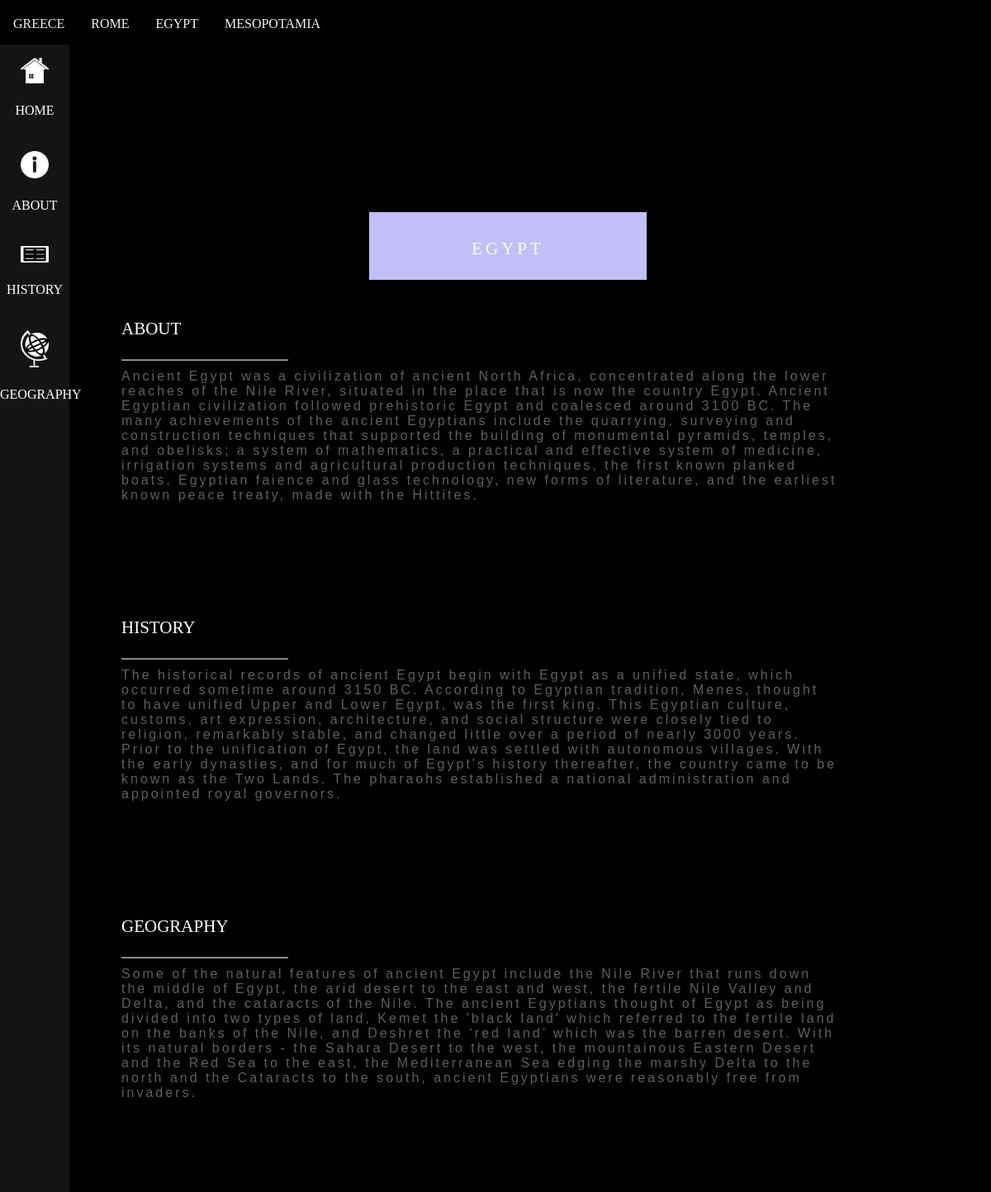
/country/11, run on the app's committed database.
### tables this page shows
CREATE TABLE Country (id INTEGER PRIMARY KEY AUTOINCREMENT NOT NULL, name TEXT NOT NULL, description TEXT NOT NULL, history TEXT, geography TEXT, ethnicityid INTEGER REFERENCES Ethnicity (id), photo STRING);

### main.py (the view)
@app.route('/country/<int:id>')
def country(id):
    con = sql.connect("./historical_architecture.db")
    cur = con.cursor()
    cur.execute("SELECT * FROM Country;")
    rows = cur.fetchall();
    items = (rows[id-1])
    cur.execute("SELECT ethnicityid, id, name FROM Country ORDER BY ethnicityid;")
    row2s = cur.fetchall();
    id = []
    t = None
    for i in row2s:
        if i[0] == t:
            id[-1].append(i)
        else:
            t = i[0]
            id.append([i])
    cur.execute("SELECT building.photo, building.id, building.name FROM country JOIN building ON country.id = building.countryid ORDER BY country.id")
    row3s = cur.fetchall();
    builds = []
    for i in row3s:
        if i[0] == t:
            builds[-1].append(i)
        else:
            t = i[0]
            builds.append([i])
    return render_template('country.html', title = "Country Tab", item = items, id1 = id[0], id2 = id[1], id3 = id[2], id4 = id[3], id5 = id[4], build = builds)

### templates/country.html (shortened to what this page needs)
{% extends 'layout.html' %}
{% block content %}
<div class ='country-side-bar' >
    <a href='\' class= 'country-side'>
        <img src='\static\icon\home.png' alt='home_icon' class='icon'>
        HOME
    </a>
    <a href='#about' class= 'country-side'>
        <img src='\static\icon\about.png' alt='about_icon' class='icon'>
        ABOUT
    </a>
    <a href='#history' class= 'country-side'>
        <img src='\static\icon\history.png' alt='history_icon' class='icon'>
        HISTORY
    </a>
    <a href='#geography' class= 'country-side'>
        <img src='\static\icon\geography.png' alt='geography_icon' class='icon'>
        GEOGRAPHY
    </a>
</div>
<embed class= 'top-picture' src= "{{item[6]}}">
<div class='align-top'>
    <div class='title'>
        {{item[1]}}
    </div>
</div>
<div class='country-body'>
    <br id = 'about'>
    <br>
    <div class='body-title'>
        about
    </div>
    <hr style='width:200px' class ='line' >
    <div class='country-text'>
        {{item[2]}}
    </div>
    <br id = 'history'>
    <br>
    <div class='body-title'>
        history
    </div>
    <hr style='width:200px' class ='line'>
    <div class='country-text'>
        {{item[3]}}
    </div>
    <br id='geography'>
    <br>
    <div class='body-title'>
        geography
    </div>
    <hr style='width:200px' class ='line'>
    <div class='country-text'>
        {{item[4]}}
    </div>
</div>
<div class= 'parent-link-building'>
</div>
{% endblock %}

### templates/nav.html (shortened to what this page needs)
{% if request.path == '/country/1' or request.path == '/country/2' or request.path == '/country/11' or request.path == '/country/12' %}
<div class='topnav'>
    {% for item in id1 %}
    <a href="/country/{{item[1]}}" class='button_country'>{{item[2]}}</a>
    {% endfor %}
</div>
{% endif %}

### static/css/style.css (style rules this page uses)
.topnav { background-color: black; overflow:hidden; position: fixed; width: 100%; z-index: 50; }
body { margin:0; background-color: black; }
.title { padding:24px 48px; color:#fff; background-color:#C3BEF7; font-size:30px; letter-spacing:4px; border-style: solid; border-color: black; font-variant-caps: all-petite-caps; width: 100%; text-align: center; }
.body-title { color: white; padding-top:15px; padding-bottom: 15px; font-size: 30px; font-variant-caps: all-petite-caps; }
.top-picture { width: 100%; object-fit: cover; height: 30vh; object-position: 0% 40%; }
.align-top { position: absolute; top:18%; left:47%; transform:translate(-50%,-50%); width: 20vw; align-items: center; }
.country-side-bar { width:7%; background-color:rgb(20, 20, 20); margin:0; position: fixed; height: 100%; margin-top: 5vh; }
.country-side { width: 100%; height: auto; float: left; text-align: center; padding-top: 10px; padding-bottom: 10px; color:white; text-decoration: none; }
.icon { width: 40%; padding:20px; }
.country-body { margin-left: 10%; border-style: solid; background-color: black; margin-right: 15vw; padding-top: 10vh; background-attachment: fixed; padding-left: 2vw; }
.line { float: left; opacity: 70%; }
.country-text { font-family: Verdana, Geneva, Tahoma, sans-serif; padding-top:20px; padding-bottom: 20px; color: silver; text-align: left; opacity: 50%; padding-bottom: 10vh; letter-spacing: 3px; }
.button_country { float: left; color: #f2f2f2; text-align: center; padding: 14px 16px; text-decoration: none; font-size: 23px; font-variant-caps: all-petite-caps; }
.parent-link-building { display:flex; margin-left :10%; height: 20vw; }

### data on the page
Country: name "greece"
Country: name "rome"
Country: name "egypt", description "Ancient Egypt was a civilization of ancient North Africa, concentrated along the lower reaches of the Nile River, situated in the place that is now the country Egypt. Ancient Egyptian civilization followed prehistoric Egypt and coalesced around 3100 BC. The many achievements of the ancient Egyptians include the quarrying, surveying and construction techniques that supported the building of monumental pyramids, temples, and obelisks; a system of mathematics, a practical and effective system of medicine, irrigation systems and agricultural production techniques, the first known planked boats, Egyptian faience and glass technology, new forms of literature, and the earliest known peace treaty,…", history "The historical records of ancient Egypt begin with Egypt as a unified state, which occurred sometime around 3150 BC. According to Egyptian tradition, Menes, thought to have unified Upper and Lower Egypt, was the first king. This Egyptian culture, customs, art expression, architecture, and social structure were closely tied to religion, remarkably stable, and changed little over a period of nearly 3000 years. Prior to the unification of Egypt, the land was settled with autonomous villages. With the early dynasties, and for much of Egypt's history thereafter, the country came to be known as the Two Lands. The pharaohs established a national administration and appointed royal governors.", geography "Some of the natural features of ancient Egypt include the Nile River that runs down the middle of Egypt, the arid desert to the east and west, the fertile Nile Valley and Delta, and the cataracts of the Nile. The ancient Egyptians thought of Egypt as being divided into two types of land, Kemet the 'black land' which referred to the fertile land on the banks of the Nile, and Deshret the ‘red land’ which was the barren desert. With its natural borders - the Sahara Desert to the west, the mountainous Eastern Desert and the Red Sea to the east, the Mediterranean Sea edging the marshy Delta to the north and the Cataracts to the south, ancient Egyptians were reasonably free from invaders."
Country: name "mesopotamia"
